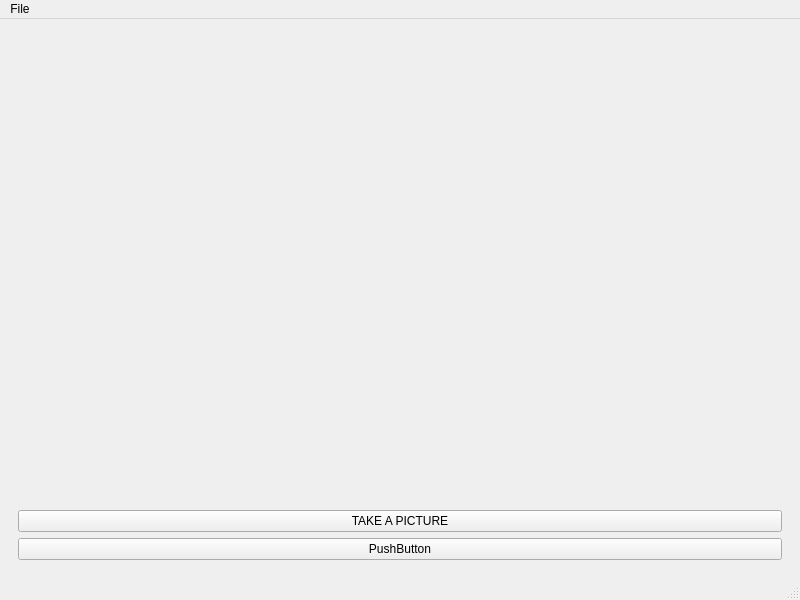
<?xml version="1.0" encoding="UTF-8"?>
<ui version="4.0">
 <class>MainWindow</class>
 <widget class="QMainWindow" name="MainWindow">
  <property name="geometry">
   <rect>
    <x>0</x>
    <y>0</y>
    <width>800</width>
    <height>600</height>
   </rect>
  </property>
  <property name="windowTitle">
   <string>MainWindow</string>
  </property>
  <widget class="QWidget" name="centralwidget">
   <layout class="QVBoxLayout" name="verticalLayout_2">
    <item>
     <widget class="QStackedWidget" name="stackedWidget">
      <property name="currentIndex">
       <number>1</number>
      </property>
      <widget class="QWidget" name="page_3">
       <layout class="QVBoxLayout" name="verticalLayout">
        <item>
         <widget class="QLabel" name="label">
          <property name="text">
           <string/>
          </property>
         </widget>
        </item>
        <item>
         <widget class="QLabel" name="viewFinder">
          <property name="text">
           <string/>
          </property>
         </widget>
        </item>
        <item>
         <widget class="QLineEdit" name="point"/>
        </item>
        <item>
         <widget class="QPushButton" name="pushButton">
          <property name="text">
           <string>change</string>
          </property>
         </widget>
        </item>
        <item>
         <widget class="QLineEdit" name="lineEdit"/>
        </item>
        <item>
         <widget class="QPushButton" name="moji">
          <property name="text">
           <string>moji</string>
          </property>
         </widget>
        </item>
        <item>
         <widget class="QPushButton" name="buttonNext">
          <property name="text">
           <string>NEXT</string>
          </property>
         </widget>
        </item>
       </layout>
      </widget>
      <widget class="QWidget" name="page_4">
       <layout class="QVBoxLayout" name="verticalLayout_3">
        <item>
         <widget class="QLabel" name="camearaView">
          <property name="text">
           <string/>
          </property>
         </widget>
        </item>
        <item>
         <widget class="QPushButton" name="takePicture">
          <property name="text">
           <string>TAKE A PICTURE</string>
          </property>
         </widget>
        </item>
        <item>
         <widget class="QPushButton" name="pushButton_2">
          <property name="text">
           <string>PushButton</string>
          </property>
         </widget>
        </item>
       </layout>
      </widget>
      <widget class="QWidget" name="page_5">
       <layout class="QVBoxLayout" name="verticalLayout_4">
        <item>
         <widget class="QClickedLabel" name="captureImage">
          <property name="text">
           <string/>
          </property>
         </widget>
        </item>
        <item>
         <widget class="QLineEdit" name="lineEdit_2"/>
        </item>
        <item alignment="Qt::AlignHCenter">
         <widget class="QLabel" name="notice">
          <property name="text">
           <string>TextLabel</string>
          </property>
         </widget>
        </item>
        <item>
         <widget class="QPushButton" name="protoNextr">
          <property name="text">
           <string>Next</string>
          </property>
         </widget>
        </item>
       </layout>
      </widget>
      <widget class="QWidget" name="page_6">
       <widget class="QWidget" name="verticalLayoutWidget">
        <property name="geometry">
         <rect>
          <x>9</x>
          <y>9</y>
          <width>761</width>
          <height>521</height>
         </rect>
        </property>
        <layout class="QVBoxLayout" name="verticalLayout_5">
         <item>
          <widget class="QLabel" name="captureSelect">
           <property name="text">
            <string>TextLabel</string>
           </property>
          </widget>
         </item>
         <item>
          <widget class="QLabel" name="noticeCheck">
           <property name="text">
            <string>TextLabel</string>
           </property>
          </widget>
         </item>
         <item>
          <layout class="QHBoxLayout" name="horizontalLayout">
           <item>
            <widget class="QPushButton" name="ok">
             <property name="text">
              <string>OK!</string>
             </property>
            </widget>
           </item>
           <item>
            <widget class="QPushButton" name="back">
             <property name="text">
              <string>抽出選択に戻る</string>
             </property>
            </widget>
           </item>
           <item>
            <widget class="QPushButton" name="retake">
             <property name="text">
              <string>再撮影</string>
             </property>
            </widget>
           </item>
          </layout>
         </item>
        </layout>
       </widget>
      </widget>
     </widget>
    </item>
   </layout>
  </widget>
  <widget class="QMenuBar" name="menubar">
   <property name="geometry">
    <rect>
     <x>0</x>
     <y>0</y>
     <width>800</width>
     <height>27</height>
    </rect>
   </property>
   <widget class="QMenu" name="menuFile">
    <property name="title">
     <string>File</string>
    </property>
    <addaction name="actionopen"/>
    <addaction name="actionquit"/>
   </widget>
   <addaction name="menuFile"/>
  </widget>
  <widget class="QStatusBar" name="statusbar"/>
  <action name="actionopen">
   <property name="text">
    <string>open</string>
   </property>
  </action>
  <action name="actionquit">
   <property name="text">
    <string>quit</string>
   </property>
  </action>
 </widget>
 <customwidgets>
  <customwidget>
   <class>QClickedLabel</class>
   <extends>QLabel</extends>
   <header>qclickedlabel.h</header>
   <slots>
    <signal>clickedLabel()</signal>
   </slots>
  </customwidget>
 </customwidgets>
 <resources/>
 <connections>
  <connection>
   <sender>actionopen</sender>
   <signal>triggered()</signal>
   <receiver>MainWindow</receiver>
   <slot>openImage()</slot>
   <hints>
    <hint type="sourcelabel">
     <x>-1</x>
     <y>-1</y>
    </hint>
    <hint type="destinationlabel">
     <x>399</x>
     <y>299</y>
    </hint>
   </hints>
  </connection>
  <connection>
   <sender>actionquit</sender>
   <signal>triggered()</signal>
   <receiver>MainWindow</receiver>
   <slot>close()</slot>
   <hints>
    <hint type="sourcelabel">
     <x>-1</x>
     <y>-1</y>
    </hint>
    <hint type="destinationlabel">
     <x>399</x>
     <y>299</y>
    </hint>
   </hints>
  </connection>
  <connection>
   <sender>moji</sender>
   <signal>clicked()</signal>
   <receiver>MainWindow</receiver>
   <slot>mojiHyouji()</slot>
   <hints>
    <hint type="sourcelabel">
     <x>399</x>
     <y>556</y>
    </hint>
    <hint type="destinationlabel">
     <x>399</x>
     <y>299</y>
    </hint>
   </hints>
  </connection>
  <connection>
   <sender>pushButton</sender>
   <signal>clicked()</signal>
   <receiver>MainWindow</receiver>
   <slot>changeHorizon()</slot>
   <hints>
    <hint type="sourcelabel">
     <x>399</x>
     <y>556</y>
    </hint>
    <hint type="destinationlabel">
     <x>399</x>
     <y>299</y>
    </hint>
   </hints>
  </connection>
  <connection>
   <sender>buttonNext</sender>
   <signal>clicked()</signal>
   <receiver>MainWindow</receiver>
   <slot>buttonNext()</slot>
   <hints>
    <hint type="sourcelabel">
     <x>399</x>
     <y>547</y>
    </hint>
    <hint type="destinationlabel">
     <x>399</x>
     <y>299</y>
    </hint>
   </hints>
  </connection>
  <connection>
   <sender>takePicture</sender>
   <signal>clicked()</signal>
   <receiver>MainWindow</receiver>
   <slot>takePicture()</slot>
   <hints>
    <hint type="sourcelabel">
     <x>399</x>
     <y>547</y>
    </hint>
    <hint type="destinationlabel">
     <x>399</x>
     <y>299</y>
    </hint>
   </hints>
  </connection>
  <connection>
   <sender>retake</sender>
   <signal>clicked()</signal>
   <receiver>MainWindow</receiver>
   <slot>buttonRetake()</slot>
   <hints>
    <hint type="sourcelabel">
     <x>652</x>
     <y>479</y>
    </hint>
    <hint type="destinationlabel">
     <x>399</x>
     <y>299</y>
    </hint>
   </hints>
  </connection>
  <connection>
   <sender>back</sender>
   <signal>clicked()</signal>
   <receiver>MainWindow</receiver>
   <slot>buttonBack()</slot>
   <hints>
    <hint type="sourcelabel">
     <x>398</x>
     <y>479</y>
    </hint>
    <hint type="destinationlabel">
     <x>399</x>
     <y>299</y>
    </hint>
   </hints>
  </connection>
  <connection>
   <sender>captureImage</sender>
   <signal>clickedLabel()</signal>
   <receiver>MainWindow</receiver>
   <slot>positionOfImage()</slot>
   <hints>
    <hint type="sourcelabel">
     <x>399</x>
     <y>172</y>
    </hint>
    <hint type="destinationlabel">
     <x>399</x>
     <y>299</y>
    </hint>
   </hints>
  </connection>
  <connection>
   <sender>protoNextr</sender>
   <signal>clicked()</signal>
   <receiver>MainWindow</receiver>
   <slot>buttonNext()</slot>
   <hints>
    <hint type="sourcelabel">
     <x>399</x>
     <y>547</y>
    </hint>
    <hint type="destinationlabel">
     <x>399</x>
     <y>299</y>
    </hint>
   </hints>
  </connection>
  <connection>
   <sender>pushButton_2</sender>
   <signal>clicked()</signal>
   <receiver>MainWindow</receiver>
   <slot>changeHorizon()</slot>
   <hints>
    <hint type="sourcelabel">
     <x>399</x>
     <y>547</y>
    </hint>
    <hint type="destinationlabel">
     <x>399</x>
     <y>299</y>
    </hint>
   </hints>
  </connection>
 </connections>
 <slots>
  <slot>openImage()</slot>
  <slot>changeHorizon()</slot>
  <slot>mojiHyouji()</slot>
  <slot>buttonNext()</slot>
  <slot>takePicture()</slot>
  <slot>buttonBack()</slot>
  <slot>buttonRetake()</slot>
  <slot>positionOfImage()</slot>
 </slots>
</ui>
